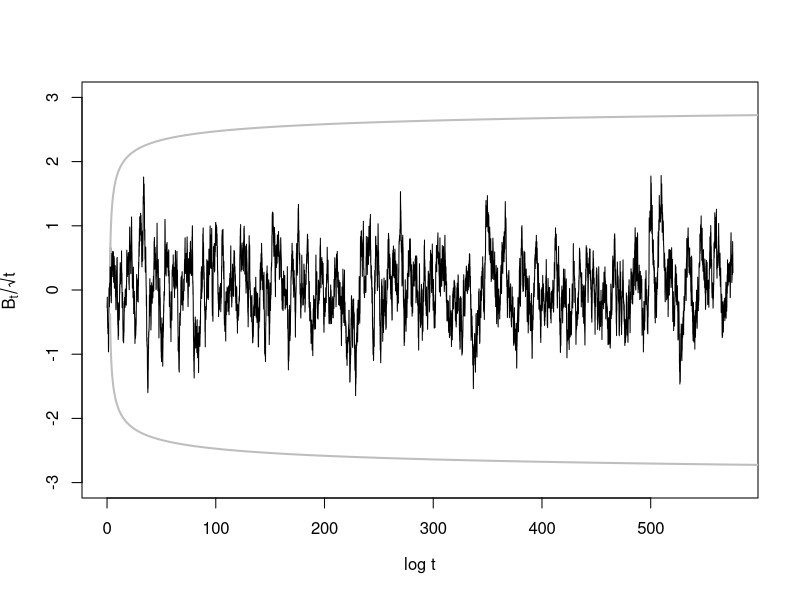

Generate this figure with R:
pdf(file="law-iter-log.pdf",width=7,height=4)

t <- c(0,10^seq(0,250,length=10000))

dt <- diff(t)

dB <- rnorm(length(dt),sd=sqrt(dt))

B <- c(0,cumsum(dB))

plot(log(t),B / 2/sqrt(t),type="l",ylim=c(-3,3),
     xlab=expression(log*" t"),ylab=expression(B[t]/sqrt(t)))

lines(t,+2*sqrt(log(log(t))),lwd=2,col="grey")
lines(t,-2*sqrt(log(log(t))),lwd=2,col="grey")

dev.off()

# dev.copy2pdf(file="law-iter-log.pdf")
